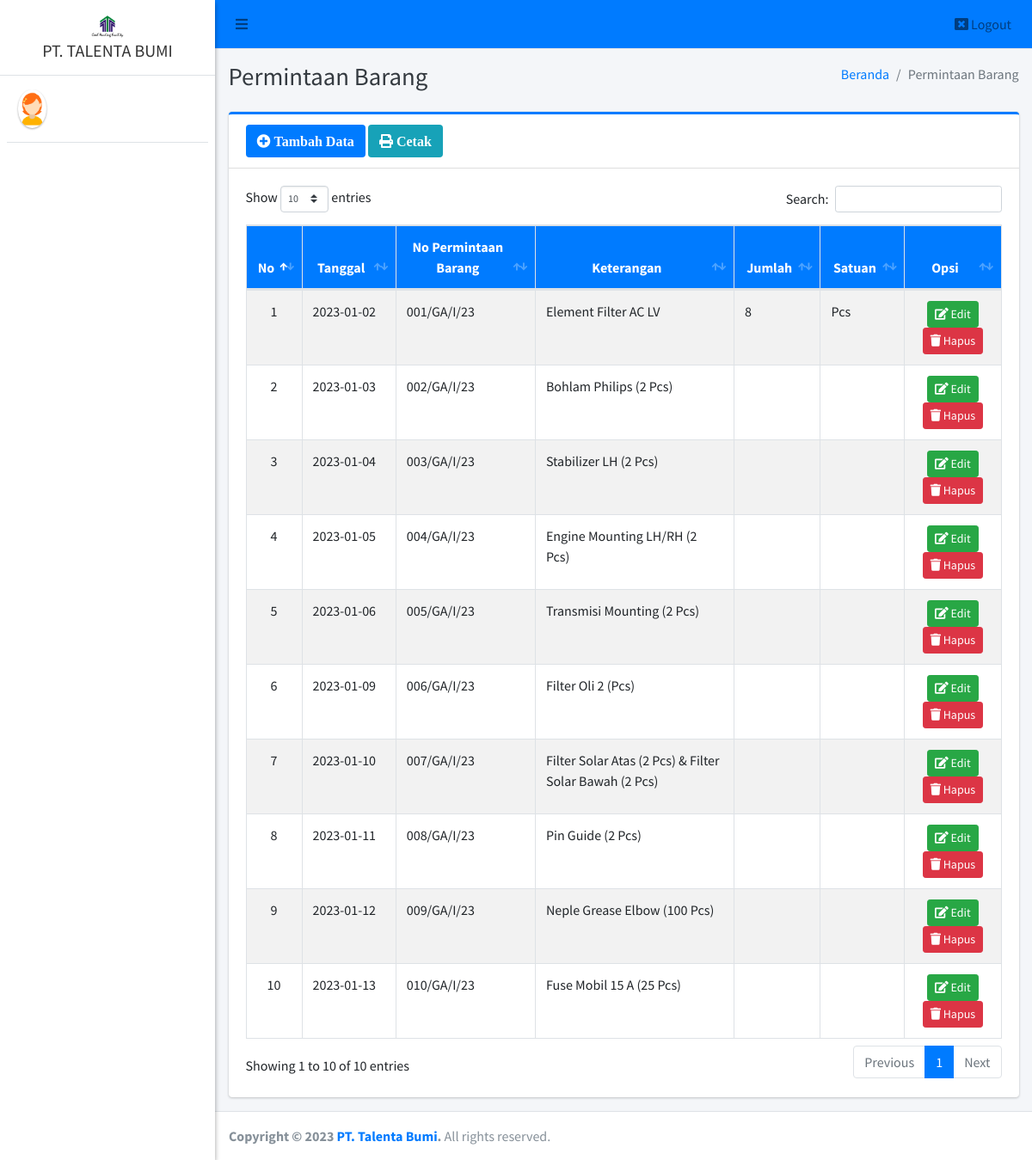
The page /admin/pb/index.php on the database its author committed.
### tables this page shows
CREATE TABLE `pb` (
  `id_pb` int(11) NOT NULL,
  `tanggal_permintaan` date NOT NULL,
  `no_pb` varchar(40) NOT NULL,
  `keterangan` text NOT NULL,
  `jumlah` varchar(20) DEFAULT NULL,
  `satuan` varchar(20) DEFAULT NULL
);

### admin/pb/index.php (the view, shortened to what this page needs)
<?php
require '../../config/koneksi.php';
?>
<!DOCTYPE html>
<html>
<?php
include '../../templates/head.php';
?>
<body class="hold-transition sidebar-mini layout-fixed">
    <div class="wrapper">
        <?php
        include '../../templates/navbar.php';
        ?>
        <?php
        include '../../templates/sidebar.php';
        ?>
        <div class="content-wrapper">
            <div class="content-header">
                <div class="container-fluid">
                    <div class="row mb-2">
                        <div class="col-sm-6">
                            <h1 class="m-0 text-dark">Permintaan Barang</h1>
                        </div>
                        <div class="col-sm-6">
                            <ol class="breadcrumb float-sm-right">
                                <li class="breadcrumb-item"><a href="#">Beranda</a></li>
                                <li class="breadcrumb-item active">Permintaan Barang</li>
                            </ol>
                        </div>
                    </div>
                </div>
            </div>
            <section class="content">
                <div class="container-fluid">
                    <div class="row">
                        <div class="col-12">
                            <div class="card card-primary card-outline">
                                <div class="card-header">
                                    <a href="tambah" class="btn bg-primary"><i class="fa fa-plus-circle"> Tambah Data</i></a>
                                    <a href="#" data-toggle="modal" data-target="#pb" class="btn bg-info"><i class="fa fa-print"> Cetak</i></a>
                                </div>
                                <div class="card-body">
                                    <div class="table-responsive">
                                        <table id="example1" class="table table-bordered table-striped">
                                            <thead class="bg-primary">
                                                <tr align="center">
                                                    <th>No</th>
                                                    <th>Tanggal</th>
                                                    <th>No Permintaan Barang</th>
                                                    <th>Keterangan</th>
                                                    <th>Jumlah</th>
                                                    <th>Satuan</th>
                                                    <th>Opsi</th>
                                                </tr>
                                            </thead>
                                            <tbody style="background-color: white">
                                                <?php
                                                $no = 1;
                                                $data = $koneksi->query("SELECT * FROM pb ORDER BY id_pb ASC");
                                                while ($row = $data->fetch_array()) {
                                                ?>
                                                    <tr>
                                                        <td align="center"><?= $no++ ?></td>
                                                        <td><?= $row['tanggal_permintaan'] ?></td>
                                                        <td><?= $row['no_pb'] ?></td>
                                                        <td><?= $row['keterangan'] ?></td>
                                                        <td><?= $row['jumlah'] ?></td>
                                                        <td><?= $row['satuan'] ?></td>
                                                        <td align="center">
                                                            <a href="edit?id=<?= $row['id_pb'] ?>" class="btn btn-success btn-sm" title="Edit"><i class="fa fa-edit"></i> Edit</a>
                                                            <a href="hapus?id=<?= $row['id_pb'] ?>" class="btn btn-danger btn-sm alert-hapus" title="Hapus"><i class="fa fa-trash"></i> Hapus</a>
                                                        </td>
                                                    </tr>
                                                <?php } ?>
                                            </tbody>
                                        </table>
                                    </div>
                                </div>
                            </div>
                        </div>
                    </div>
                </div>
            </section>
        </div>
        <?php include_once "../../templates/footer.php"; ?>
    </div>
</body>
</html>

### rows shown on the page
pb: tanggal_permintaan "2023-01-02", no_pb "001/GA/I/23", keterangan "Element Filter AC LV", jumlah "8", satuan "Pcs"
pb: tanggal_permintaan "2023-01-03", no_pb "002/GA/I/23", keterangan "Bohlam Philips (2 Pcs)"
pb: tanggal_permintaan "2023-01-04", no_pb "003/GA/I/23", keterangan "Stabilizer LH (2 Pcs)"
pb: tanggal_permintaan "2023-01-05", no_pb "004/GA/I/23", keterangan "Engine Mounting LH/RH (2 Pcs)"
pb: tanggal_permintaan "2023-01-06", no_pb "005/GA/I/23", keterangan "Transmisi Mounting (2 Pcs)"
pb: tanggal_permintaan "2023-01-09", no_pb "006/GA/I/23", keterangan "Filter Oli 2 (Pcs)"
pb: tanggal_permintaan "2023-01-10", no_pb "007/GA/I/23", keterangan "Filter Solar Atas (2 Pcs) & Filter Solar Bawah (2 Pcs)"
pb: tanggal_permintaan "2023-01-11", no_pb "008/GA/I/23", keterangan "Pin Guide (2 Pcs)"
pb: tanggal_permintaan "2023-01-12", no_pb "009/GA/I/23", keterangan "Neple Grease Elbow (100 Pcs)"
pb: tanggal_permintaan "2023-01-13", no_pb "010/GA/I/23", keterangan "Fuse Mobil 15 A (25 Pcs)"
